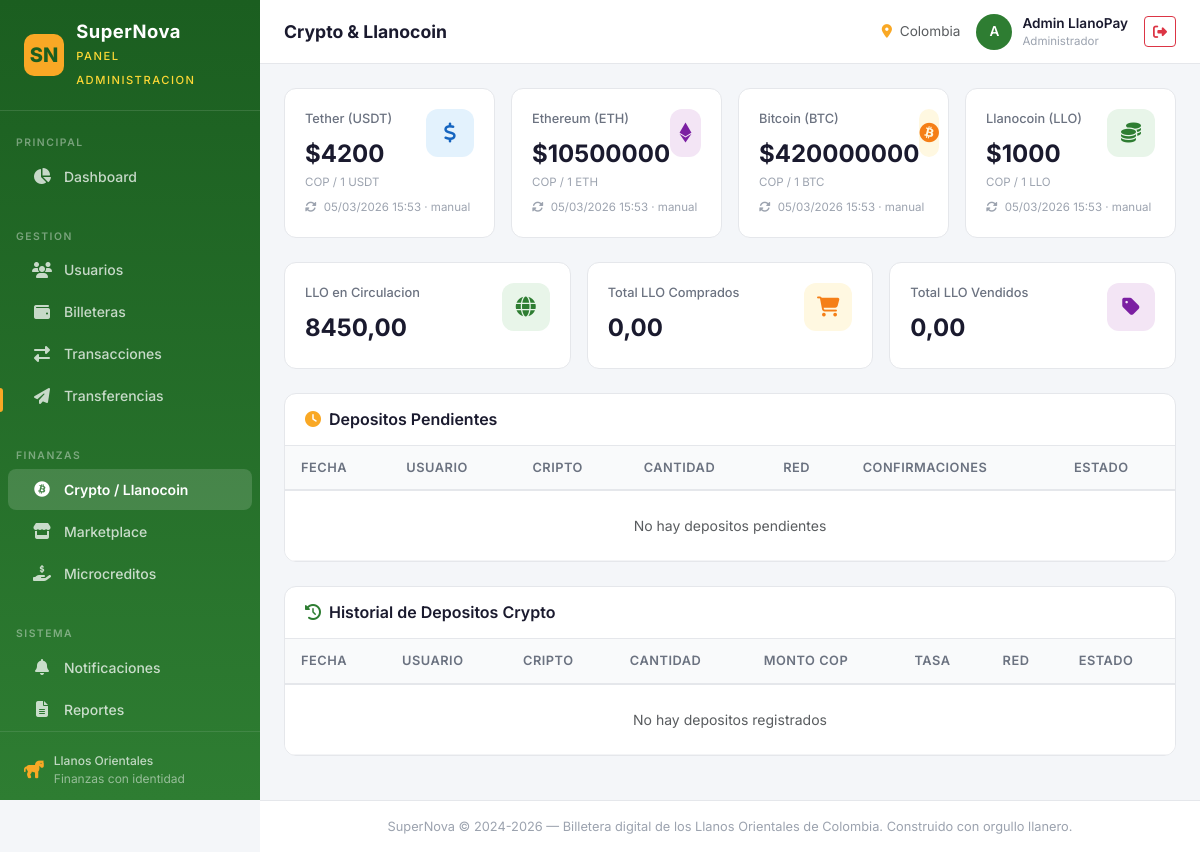
The app's page /dashboard/crypto/ (signed in) with its own data.
### apps/accounts/models.py (models this page shows, shortened)
class User(AbstractUser):
    class DocumentType(models.TextChoices):
        CC = 'CC', 'Cedula de Ciudadania'
        CE = 'CE', 'Cedula de Extranjeria'
        TI = 'TI', 'Tarjeta de Identidad'
        NIT = 'NIT', 'NIT'
        PASAPORTE = 'PASAPORTE', 'Pasaporte'
    username = None
    phone_number = PhoneNumberField(
        unique=True,
        verbose_name='Numero de telefono',
        help_text='Numero de telefono con codigo de pais (ej. +573001234567)',
    )
    document_type = models.CharField(
        max_length=10,
        choices=DocumentType.choices,
        default=DocumentType.CC,
        verbose_name='Tipo de documento',
    )
    document_number = models.CharField(
        max_length=20,
        verbose_name='Numero de documento',
    )
    first_name = models.CharField(max_length=150, verbose_name='Nombres')
    last_name = models.CharField(max_length=150, verbose_name='Apellidos')
    email = models.EmailField(blank=True, null=True, verbose_name='Correo electronico')
    is_verified = models.BooleanField(
        default=False,
        verbose_name='Verificado',
        help_text='Indica si el usuario ha verificado su numero de telefono.',
    )
    is_merchant = models.BooleanField(
        default=False,
        verbose_name='Es comerciante',
        help_text='Indica si el usuario es un comerciante registrado.',
    )
    profile_picture = models.ImageField(
        upload_to='profile_pictures/',
        blank=True,
        null=True,
        verbose_name='Foto de perfil',
    )
    date_of_birth = models.DateField(
        blank=True,
        null=True,
        verbose_name='Fecha de nacimiento',
    )
    city = models.CharField(
        max_length=100,
        blank=True,
        default='',
        verbose_name='Ciudad',
    )
    department = models.CharField(
        max_length=100,
        blank=True,
        default='',
        verbose_name='Departamento',
    )
    created_at = models.DateTimeField(auto_now_add=True, verbose_name='Fecha de creacion')
    updated_at = models.DateTimeField(auto_now=True, verbose_name='Fecha de actualizacion')
    objects = UserManager()
    USERNAME_FIELD = 'phone_number'
    REQUIRED_FIELDS = ['document_type', 'document_number', 'first_name', 'last_name']
    class Meta:
        verbose_name = 'Usuario'
        verbose_name_plural = 'Usuarios'
        ordering = ['-created_at']
    @property
    def full_name(self):
        return f'{self.first_name} {self.last_name}'.strip()

### apps/crypto/models.py (models this page shows, shortened)
class ExchangeRate(models.Model):
    class Currency(models.TextChoices):
        USDT = 'USDT', 'Tether (USDT)'
        ETH = 'ETH', 'Ethereum (ETH)'
        BTC = 'BTC', 'Bitcoin (BTC)'
        LLO = 'LLO', 'Llanocoin (LLO)'
    currency = models.CharField(
        max_length=10,
        choices=Currency.choices,
        unique=True,
        verbose_name='Criptomoneda',
    )
    rate_cop = models.DecimalField(
        max_digits=18,
        decimal_places=2,
        verbose_name='Tasa en COP',
    )
    source = models.CharField(
        max_length=100,
        verbose_name='Fuente',
    )
    updated_at = models.DateTimeField(
        auto_now=True,
        verbose_name='Ultima actualizacion',
    )
    class Meta:
        verbose_name = 'Tasa de Cambio'
        verbose_name_plural = 'Tasas de Cambio'

### apps/web_dashboard/views.py (the view)
# urls.py: path('crypto/', views.crypto_view, name='crypto'),
@login_required(login_url='/dashboard/login/')
def crypto_view(request):
    exchange_rates = ExchangeRate.objects.all()
    pending_deposits = CryptoDeposit.objects.filter(
        status__in=['PENDING', 'CONFIRMING']
    ).select_related('user').order_by('-created_at')[:20]
    all_deposits = CryptoDeposit.objects.select_related('user').order_by('-created_at')[:50]
    total_llo_circulation = Wallet.objects.aggregate(total=Sum('balance_llo'))['total'] or Decimal('0')
    llo_transactions = LlanocoinTransaction.objects.order_by('-created_at')[:20]
    total_llo_bought = LlanocoinTransaction.objects.filter(
        transaction_type='BUY', status='COMPLETED'
    ).aggregate(total=Sum('amount_llo'))['total'] or Decimal('0')
    total_llo_sold = LlanocoinTransaction.objects.filter(
        transaction_type='SELL', status='COMPLETED'
    ).aggregate(total=Sum('amount_llo'))['total'] or Decimal('0')
    context = {
        'exchange_rates': exchange_rates,
        'pending_deposits': pending_deposits,
        'all_deposits': all_deposits,
        'total_llo_circulation': total_llo_circulation,
        'llo_transactions': llo_transactions,
        'total_llo_bought': total_llo_bought,
        'total_llo_sold': total_llo_sold,
        'page_title': 'Crypto & Llanocoin',
    }
    return render(request, 'dashboard/crypto.html', context)

### templates/dashboard/crypto.html
{% extends "dashboard/base.html" %}
{% block content %}
<div class="row g-3 mb-4">
    {% for rate in exchange_rates %}
    <div class="col-sm-6 col-lg-3">
        <div class="stat-card">
            <div class="d-flex align-items-start justify-content-between">
                <div>
                    <div class="stat-label">{{ rate.get_currency_display }}</div>
                    <div class="stat-value">${{ rate.rate_cop|floatformat:0 }}</div>
                    <div style="font-size:.72rem; color:#9ca3af;">COP / 1 {{ rate.currency }}</div>
                </div>
                <div class="stat-icon {% if rate.currency == 'BTC' %}gold{% elif rate.currency == 'ETH' %}purple{% elif rate.currency == 'LLO' %}green{% else %}blue{% endif %}">
                    {% if rate.currency == 'BTC' %}
                    <i class="fab fa-bitcoin"></i>
                    {% elif rate.currency == 'ETH' %}
                    <i class="fab fa-ethereum"></i>
                    {% elif rate.currency == 'LLO' %}
                    <i class="fas fa-coins"></i>
                    {% else %}
                    <i class="fas fa-dollar-sign"></i>
                    {% endif %}
                </div>
            </div>
            <div style="font-size:.72rem; color:#9ca3af; margin-top:8px;">
                <i class="fas fa-sync-alt me-1"></i> {{ rate.updated_at|date:"d/m/Y H:i" }} &middot; {{ rate.source }}
            </div>
        </div>
    </div>
    {% empty %}
    <div class="col-12">
        <div class="stat-card text-center text-muted py-3">
            No hay tasas de cambio configuradas
        </div>
    </div>
    {% endfor %}
</div>
<div class="row g-3 mb-4">
    <div class="col-sm-4">
        <div class="stat-card">
            <div class="d-flex align-items-start justify-content-between">
                <div>
                    <div class="stat-label">LLO en Circulacion</div>
                    <div class="stat-value">{{ total_llo_circulation|floatformat:2 }}</div>
                </div>
                <div class="stat-icon green"><i class="fas fa-globe"></i></div>
            </div>
        </div>
    </div>
    <div class="col-sm-4">
        <div class="stat-card">
            <div class="d-flex align-items-start justify-content-between">
                <div>
                    <div class="stat-label">Total LLO Comprados</div>
                    <div class="stat-value">{{ total_llo_bought|floatformat:2 }}</div>
                </div>
                <div class="stat-icon gold"><i class="fas fa-shopping-cart"></i></div>
            </div>
        </div>
    </div>
    <div class="col-sm-4">
        <div class="stat-card">
            <div class="d-flex align-items-start justify-content-between">
                <div>
                    <div class="stat-label">Total LLO Vendidos</div>
                    <div class="stat-value">{{ total_llo_sold|floatformat:2 }}</div>
                </div>
                <div class="stat-icon purple"><i class="fas fa-tag"></i></div>
            </div>
        </div>
    </div>
</div>
<div class="lp-card mb-4">
    <div class="card-header-custom">
        <h6><i class="fas fa-clock me-2" style="color: var(--lp-gold);"></i>Depositos Pendientes</h6>
    </div>
    <div class="table-responsive">
        <table class="table lp-table">
            <thead>
                <tr>
                    <th>Fecha</th>
                    <th>Usuario</th>
                    <th>Cripto</th>
                    <th>Cantidad</th>
                    <th>Red</th>
                    <th>Confirmaciones</th>
                    <th>Estado</th>
                </tr>
            </thead>
            <tbody>
                {% for d in pending_deposits %}
                <tr>
                    <td style="font-size:.85rem;">{{ d.created_at|date:"d/m/Y H:i" }}</td>
                    <td>{{ d.user.full_name }}</td>
                    <td><strong>{{ d.currency }}</strong></td>
                    <td>{{ d.amount }}</td>
                    <td style="font-size:.85rem;">{{ d.get_network_display }}</td>
                    <td>
                        <div class="d-flex align-items-center gap-2">
                            <div class="progress" style="width:60px; height:6px;">
                                {% widthratio d.confirmations d.required_confirmations 100 as pct %}
                                <div class="progress-bar bg-warning" style="width:{{ pct }}%"></div>
                            </div>
                            <span style="font-size:.8rem;">{{ d.confirmations }}/{{ d.required_confirmations }}</span>
                        </div>
                    </td>
                    <td>
                        <span class="badge-status badge-pending">{{ d.get_status_display }}</span>
                    </td>
                </tr>
                {% empty %}
                <tr>
                    <td colspan="7" class="text-center text-muted py-4">No hay depositos pendientes</td>
                </tr>
                {% endfor %}
            </tbody>
        </table>
    </div>
</div>
<div class="lp-card">
    <div class="card-header-custom">
        <h6><i class="fas fa-history me-2" style="color: var(--lp-green);"></i>Historial de Depositos Crypto</h6>
    </div>
    <div class="table-responsive">
        <table class="table lp-table">
            <thead>
                <tr>
                    <th>Fecha</th>
                    <th>Usuario</th>
                    <th>Cripto</th>
                    <th>Cantidad</th>
                    <th>Monto COP</th>
                    <th>Tasa</th>
                    <th>Red</th>
                    <th>Estado</th>
                </tr>
            </thead>
            <tbody>
                {% for d in all_deposits %}
                <tr>
                    <td style="font-size:.85rem;">{{ d.created_at|date:"d/m/Y H:i" }}</td>
                    <td>{{ d.user.full_name|truncatewords:3 }}</td>
                    <td><strong>{{ d.currency }}</strong></td>
                    <td>{{ d.amount }}</td>
                    <td>${{ d.cop_amount|floatformat:0 }}</td>
                    <td style="font-size:.85rem; color:#6b7280;">${{ d.exchange_rate|floatformat:0 }}</td>
                    <td style="font-size:.85rem;">{{ d.get_network_display }}</td>
                    <td>
                        <span class="badge-status
                            {% if d.status == 'CREDITED' or d.status == 'CONFIRMED' %}badge-completed
                            {% elif d.status == 'PENDING' or d.status == 'CONFIRMING' %}badge-pending
                            {% else %}badge-failed{% endif %}">
                            {{ d.get_status_display }}
                        </span>
                    </td>
                </tr>
                {% empty %}
                <tr>
                    <td colspan="8" class="text-center text-muted py-4">No hay depositos registrados</td>
                </tr>
                {% endfor %}
            </tbody>
        </table>
    </div>
</div>
{% endblock %}

### templates/dashboard/base.html (shortened to what this page needs)
{% load static %}
<!DOCTYPE html>
<html lang="es">
<head>
    <link href="https://cdn.jsdelivr.net/npm/bootstrap@5.3.3/dist/css/bootstrap.min.css" rel="stylesheet">
    <link href="https://cdnjs.cloudflare.com/ajax/libs/font-awesome/6.5.1/css/all.min.css" rel="stylesheet">
</head>
<body>
    <aside class="lp-sidebar" id="sidebar">
        <div class="sidebar-brand">
            <div class="brand-icon">SN</div>
            <div>
                <h5>SuperNova</h5>
                <small>Panel Administracion</small>
            </div>
        </div>
        <nav class="mt-2">
            <div class="nav-section">Principal</div>
            <a class="nav-link {% if page_title == 'Dashboard' %}active{% endif %}" href="{% url 'dashboard:index' %}">
                <i class="fas fa-chart-pie"></i> Dashboard
            </a>
            <div class="nav-section mt-3">Gestion</div>
            <a class="nav-link {% if page_title == 'Usuarios' %}active{% endif %}" href="{% url 'dashboard:users' %}">
                <i class="fas fa-users"></i> Usuarios
            </a>
            <a class="nav-link {% if page_title == 'Billeteras' %}active{% endif %}" href="{% url 'dashboard:wallets' %}">
                <i class="fas fa-wallet"></i> Billeteras
            </a>
            <a class="nav-link {% if page_title == 'Transacciones' %}active{% endif %}" href="{% url 'dashboard:transactions' %}">
                <i class="fas fa-exchange-alt"></i> Transacciones
            </a>
            <a class="nav-link {% if page_title == 'Transferencias' %}active{% endif %}" href="{% url 'dashboard:transfers' %}">
                <i class="fas fa-paper-plane"></i> Transferencias
            </a>
            <div class="nav-section mt-3">Finanzas</div>
            <a class="nav-link {% if page_title == 'Crypto & Llanocoin' %}active{% endif %}" href="{% url 'dashboard:crypto' %}">
                <i class="fab fa-bitcoin"></i> Crypto / Llanocoin
            </a>
            <a class="nav-link {% if page_title == 'Marketplace' %}active{% endif %}" href="{% url 'dashboard:merchants' %}">
                <i class="fas fa-store"></i> Marketplace
            </a>
            <a class="nav-link {% if page_title == 'Microcreditos' %}active{% endif %}" href="{% url 'dashboard:microcredits' %}">
                <i class="fas fa-hand-holding-usd"></i> Microcreditos
            </a>
            <div class="nav-section mt-3">Sistema</div>
            <a class="nav-link {% if page_title == 'Notificaciones' %}active{% endif %}" href="{% url 'dashboard:notifications' %}">
                <i class="fas fa-bell"></i> Notificaciones
            </a>
            <a class="nav-link {% if page_title == 'Reportes' %}active{% endif %}" href="{% url 'dashboard:reports' %}">
                <i class="fas fa-file-alt"></i> Reportes
            </a>
        </nav>
        <div style="padding: 20px 24px; margin-top: auto; border-top: 1px solid rgba(255,255,255,.1);">
            <div style="display: flex; align-items: center; gap: 10px; color: rgba(255,255,255,.5); font-size: .75rem;">
                <i class="fas fa-horse" style="color: var(--lp-gold); font-size: 1.1rem;"></i>
                <div>
                    <div style="color: rgba(255,255,255,.7); font-weight: 500;">Llanos Orientales</div>
                    <div>Finanzas con identidad</div>
                </div>
            </div>
        </div>
    </aside>
    <header class="lp-topbar">
        <div class="topbar-left d-flex align-items-center gap-3">
            <h5>{{ page_title|default:"Dashboard" }}</h5>
        </div>
        <div class="topbar-right">
            <span class="text-muted" style="font-size:.85rem;">
                <i class="fas fa-map-marker-alt me-1" style="color: var(--lp-gold);"></i>
                Colombia
            </span>
            <div class="admin-info">
                <div class="admin-avatar">
                    {{ request.user.first_name|first|upper|default:"A" }}
                </div>
                <div class="d-none d-md-block">
                    <div style="font-size:.85rem; font-weight:600; color:#1a1a2e;">{{ request.user.full_name|default:"Admin" }}</div>
                    <div style="font-size:.72rem; color:#9ca3af;">Administrador</div>
                </div>
            </div>
            <a href="{% url 'dashboard:logout' %}" class="btn btn-sm btn-outline-danger" title="Cerrar sesion">
                <i class="fas fa-sign-out-alt"></i>
            </a>
        </div>
    </header>
    <main class="lp-main">
        {% block content %}{% endblock %}
    </main>
    <footer class="lp-footer">
        SuperNova &copy; 2024-2026 &mdash; Billetera digital de los Llanos Orientales de Colombia.
        Construido con orgullo llanero.
    </footer>
</body>
</html>

### records on screen
User: user.first_name|first "A", user.full_name "Admin LlanoPay"
ExchangeRate: currency "Tether (USDT)", rate_cop "4200", currency "USDT", updated_at "05/03/2026 15:53", source "manual"
ExchangeRate: currency "Ethereum (ETH)", rate_cop "10500000", currency "ETH", updated_at "05/03/2026 15:53", source "manual"
ExchangeRate: currency "Bitcoin (BTC)", rate_cop "420000000", currency "BTC", updated_at "05/03/2026 15:53", source "manual"
ExchangeRate: currency "Llanocoin (LLO)", rate_cop "1000", currency "LLO", updated_at "05/03/2026 15:53", source "manual"

### other values on screen
{{ page_title|default:"Dashboard" }} "Crypto & Llanocoin"
{{ total_llo_circulation|floatformat:2 }} "8450,00"
{{ total_llo_bought|floatformat:2 }} "0,00"
{{ total_llo_sold|floatformat:2 }} "0,00"
